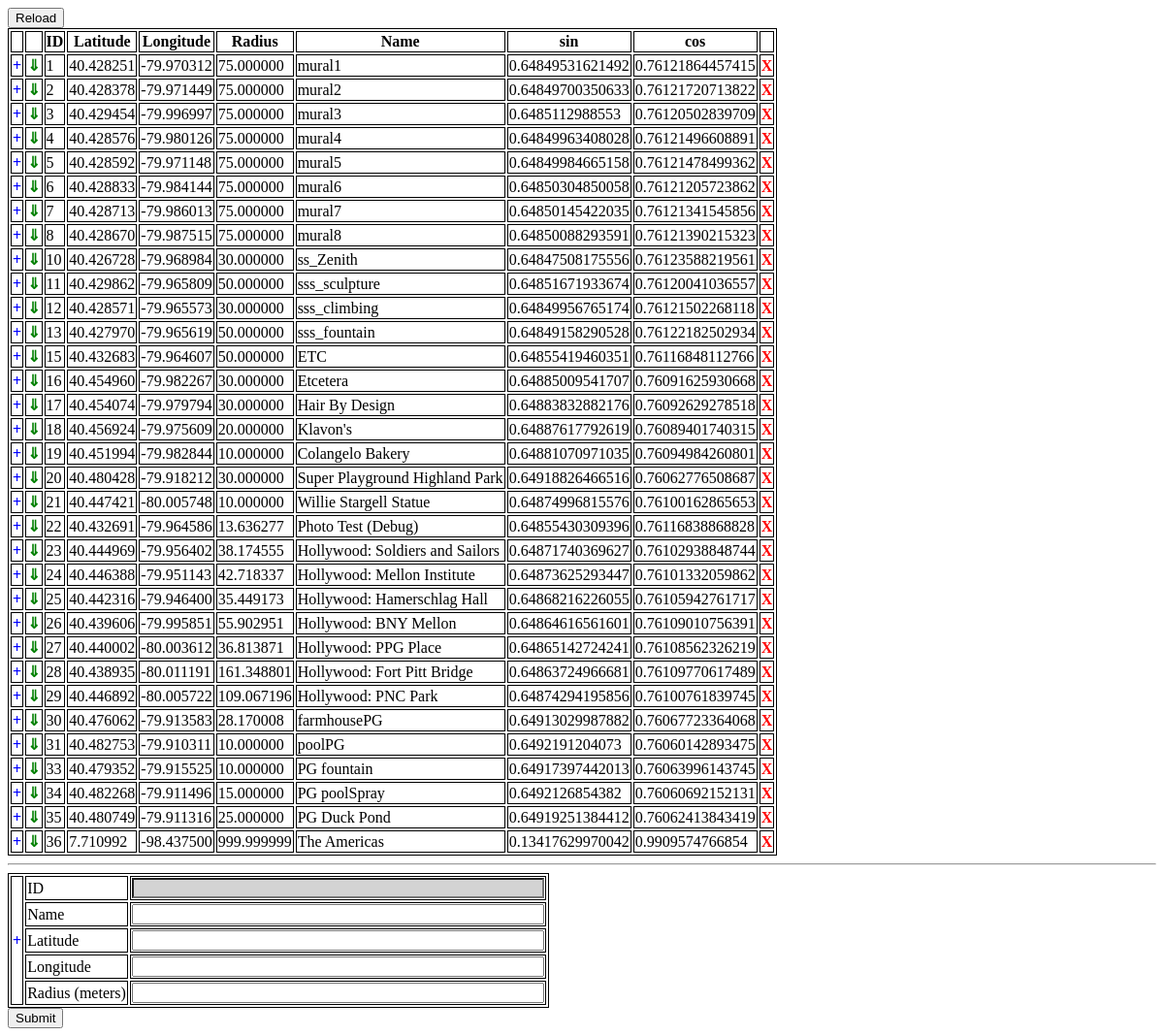
The page /www/dba/location.php on the database as committed earlier.
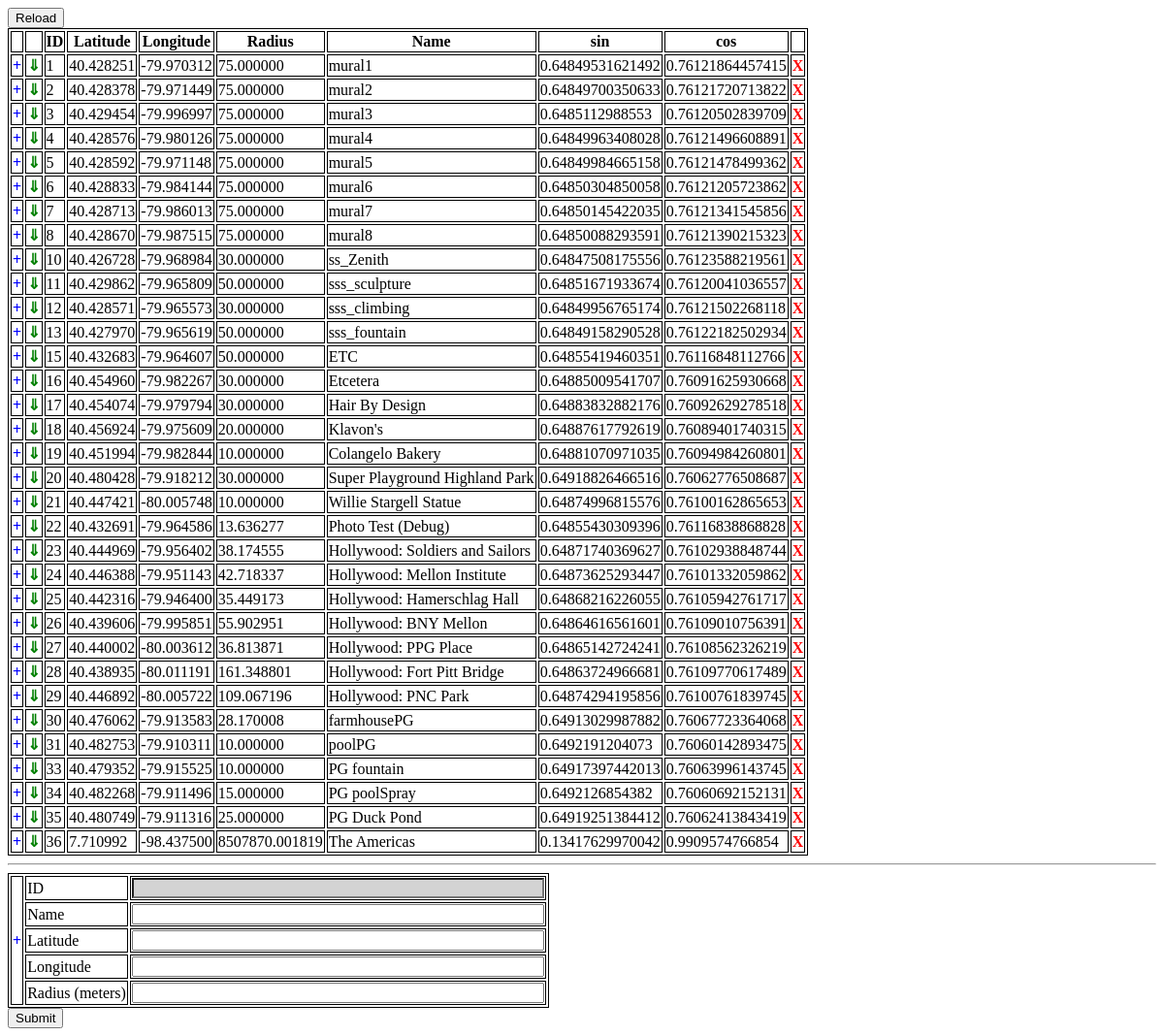
The same page on the database as committed later.
### tables this page shows
CREATE TABLE location (
  id int(11) NOT NULL AUTO_INCREMENT,
  lat decimal(9,6) NOT NULL,
  lng decimal(9,6) NOT NULL,
  radius decimal(18,6) NOT NULL,
  latSin double NOT NULL,
  latCos double NOT NULL,
  `name` varchar(100) NOT NULL,
  PRIMARY KEY (id)
);

### www/dba/location.php (the view, shortened to what this page needs)
<!DOCTYPE html>
<html>
<head>
<link rel="stylesheet" type="text/css" href="dba.css">
</head>
<body>
<?php
$db = new mysqli("localhost", "pgh-challenge", "5NdSW4FaAqQXthqs", "game");
$table = "location";
$stmt = $db->prepare("select id, lat, lng, radius, name, latSin, latCos from $table");
echo "<input class=\"refreshBtn\" type=\"button\" value=\"Reload\" onclick=\"refreshPage()\" />\n";
echo "<table id=\"dataTable\">\n";
echo "<tr><th></th><th></th><th>ID</th><th>Latitude</th><th>Longitude</th><th>Radius</th><th>Name</th><th>sin</th><th>cos</th>";
echo "<td></td></tr>\n";
$stmt->execute();
$stmt->bind_result($id, $lat, $lng, $radius, $name, $sin, $cos);
while($stmt->fetch())
{
	echo "<tr>".
	"<td><a class=\"zoomtext\" href=\"javascript:void(0)\" onclick=\"zoomMap($lat, $lng, $radius)\">+</td>".
	"<td><a class=\"copyText\" href=\"javascript:void(0)\" onClick=\"duplicate($id, $lat, $lng, $radius, '".addslashes($name)."')\">&dArr;</a></td>".
	"<td>$id</td><td>$lat</td><td>$lng</td><td>$radius</td><td>$name</td>";
	echo "<td>$sin</td><td>$cos</td>".
	"<td><a class=\"deletetext\" href=\"javascript:void(0)\" onclick=\"removeRow($id)\">X</a></td>".
	"</tr>\n";
}
echo "</table>\n";
?>
<hr/>
<form method="post" action="location.php">
<table>
<tr>
	<td rowspan="100"><a class="zoomtext" href="javascript:void(0)" onclick="zoomMapForm()">+</td>
	<td>ID</td><td><input class="grayed" name="id" readonly="readonly" type="text" size="50"/ ></td>
</tr>
<td>Name</td><td><input name="name" type="text" size="50"/ ></td>
<tr><td>Latitude</td><td><input name="lat" type="text" size="50" /></td></tr>
<tr><td>Longitude</td><td><input name="lng" type="text" size="50" /></td></tr>
<tr><td>Radius (meters)</td><td><input name="radius" type="text" size="50" /></td></tr>
</table>
<input type="submit"/>
</form>
</body>
</html>

### www/dba/dba.css (style rules this page uses)
table, tr, td, th { border: 1px solid black; }
.errortext, .deletetext { font-weight: bold; color: red; text-decoration: none; }
.successText, .copyText { font-weight: bold; color: green; text-decoration: none; }
.zoomtext { font-weight: bold; color: blue; text-decoration: none; }
.refreshBtn { vertical-align: top; display:block; }
.grayed { background: lightGray; }

Rows that differ between the two databases and show on the page:
changed location "The Americas": radius "999.999999" → "8507870.001819"
